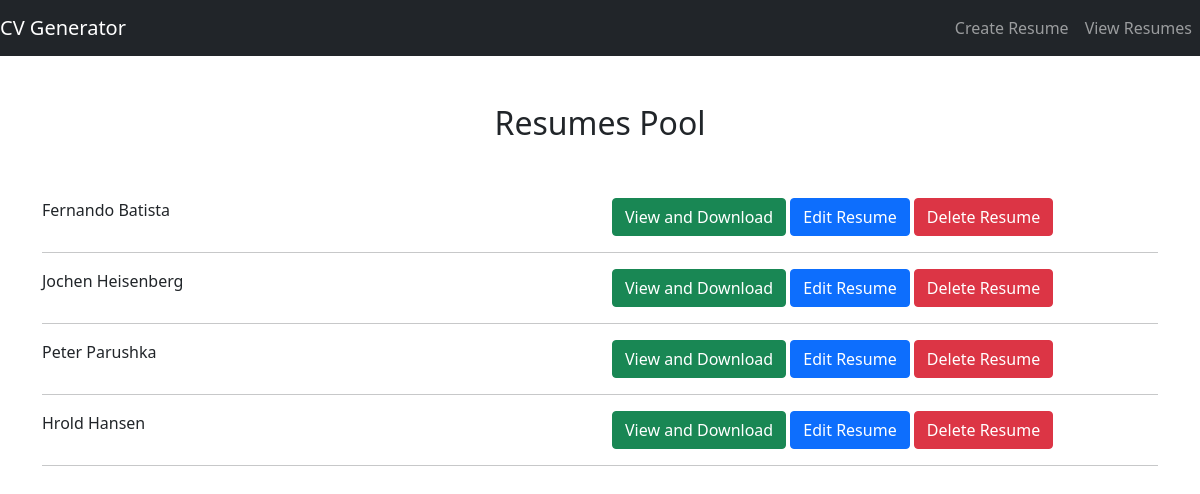
The app's page /resumes_pool, older data.
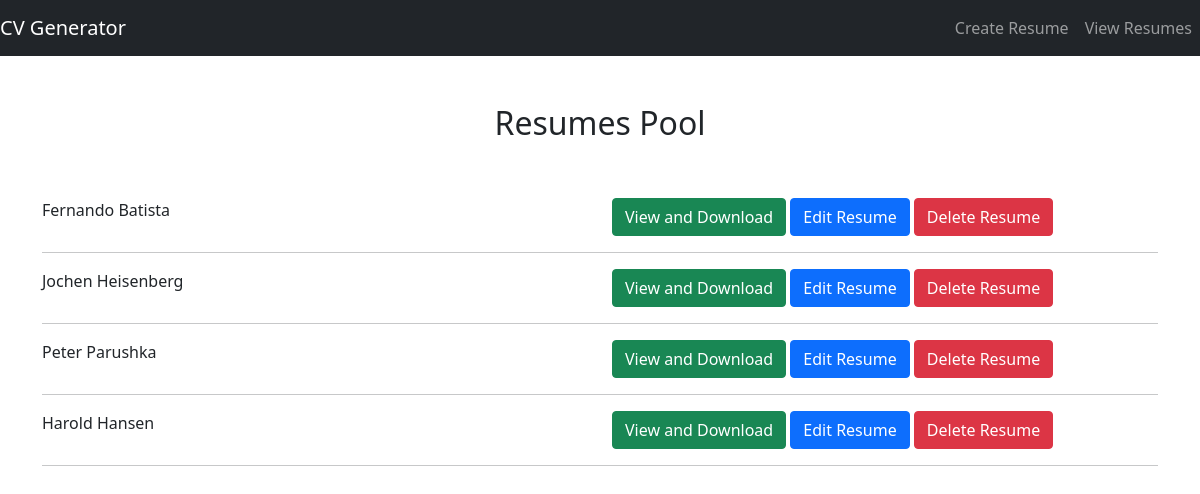
The same page, newer data.
### resume_details/models.py (models this page shows)
class Resume_Detail(models.Model):
    first_name = models.CharField(max_length=200, blank=False)
    last_name = models.CharField(max_length=200, blank=False)
    address = models.TextField(max_length=1000, default='Default address')
    country = models.CharField(max_length=500, blank=False)
    region = models.CharField(max_length=500, blank=False)
    occupation = models.CharField(max_length=500,blank=False)
    dob = models.DateField(default='None')
    email = models.CharField(max_length=200, blank=False)
    phone = models.CharField(max_length=200, blank=False)
    degree = models.CharField(max_length=200, blank=False)
    summary = models.TextField(max_length=2000)
    education = models.CharField(max_length=200)
    work_experience = models.TextField(max_length=1000)
    skills = models.TextField(max_length=1000)
    hobbies = models.TextField(max_length=1000)
    photo = models.ImageField(upload_to='resume_photos/', blank=True, null=True)

### resume_details/views.py (the view)
# urls.py: path('resumes_pool', views.show_All_Resumes, name='resumes_pool'),
def show_All_Resumes(request):
    user_resume_details = Resume_Detail.objects.all()
    return render(request, 'resume_details/CVs_Pool.html', {'user_resume_details': user_resume_details})

### Resume_Generator/resume_details/templates/resume_details/CVs_Pool.html (shortened to what this page needs)
<!doctype html>
<html lang="en">
<head>
    <link href="https://cdn.jsdelivr.net/npm/bootstrap@5.0.2/dist/css/bootstrap.min.css" rel="stylesheet"
>
</head>
<body>
{% include 'resume_details/header.html' %}
<div class="container">
    <div class="row m-5">
        <div class="col-md-12">
            <h2 style="text-align: center">Resumes Pool</h2>
        </div>
    </div>
    {% for detail in user_resume_details %}
    <div class="row">
        <div class="col-md-6">
            {{ detail.first_name }} {{ detail.last_name }}
        </div>
        <div class="col-md-6">
            <a href="{% url 'resume_layout' id=detail.id %}" class="btn btn-success">View and Download</a>
            <a href="{% url 'resume_edit' id=detail.id %}" class="btn btn-primary">Edit Resume</a>
            <a href="{% url 'resume_delete' id=detail.id %}" class="btn btn-danger">Delete Resume</a>
        </div>
    </div>
    <hr>
    {% endfor %}
</div>
</body>
</html>

### Resume_Generator/resume_details/templates/resume_details/header.html (shortened to what this page needs)
<header>
    <nav class="navbar navbar-expand-lg navbar-dark bg-dark">
        <a class="navbar-brand" href="{% url 'home' %}">CV Generator</a>
        <div class="collapse navbar-collapse justify-content-end" id="navbarNav">
            <ul class="navbar-nav">
                <li class="nav-item">
                    <a class="nav-link" href="{% url 'save_resume' %}">Create Resume</a>
                </li>
                <li class="nav-item">
                    <a class="nav-link" href="{% url 'resumes_pool' %}">View Resumes</a>
                </li>
            </ul>
        </div>
    </nav>
</header>

Row changes from the older to the newer data that the page shows:
changed Resume_Detail "Hansen": first_name "Hrold" → "Harold"
